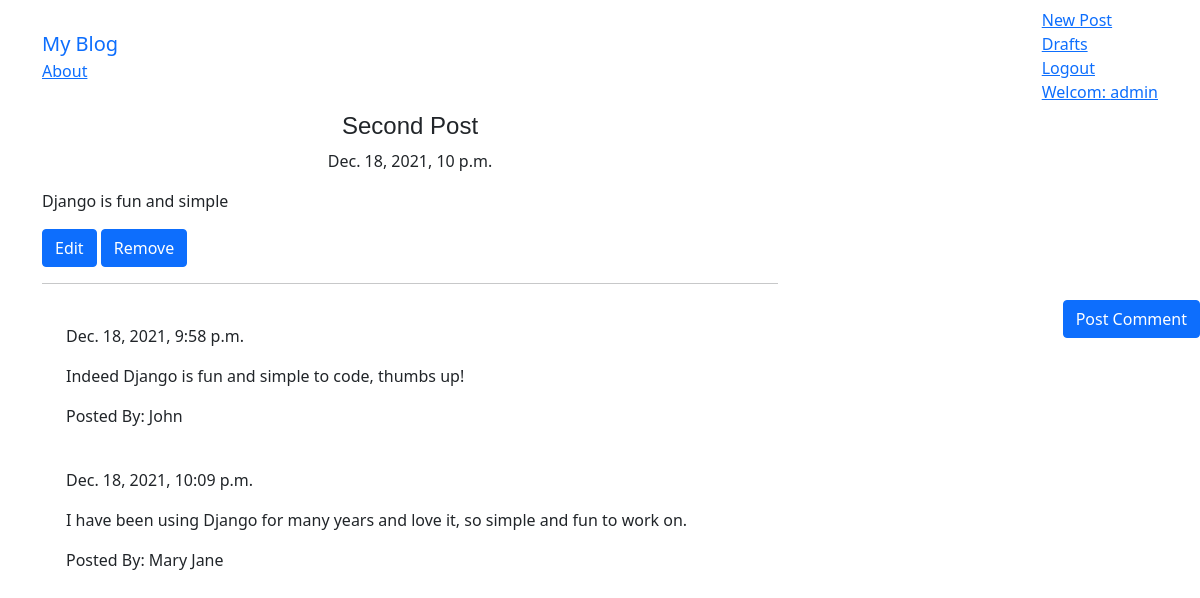
Screenshot of /blog/post/4 (signed in) with the database file from the repository.
### blog/models.py (models this page shows, shortened)
class Post(models.Model):
    author = models.ForeignKey('auth.User', on_delete=models.CASCADE)
    title = models.CharField(max_length=256)
    text = models.TextField()
    created_date = models.DateTimeField(default=timezone.now())
    published_date = models.DateTimeField(blank=True, null=True)

class Comment(models.Model):
    post = models.ForeignKey('blog.Post', related_name='comments', on_delete=CASCADE)
    author = models.CharField(max_length=200)
    text = models.TextField()
    created_date = models.DateTimeField(default=timezone.now())
    approved_comment = models.BooleanField(default=False)

### blog/views.py (the view)
# urls.py: re_path('post/(?P<pk>\d+)$', views.PostDetailView.as_view(), name='post_detail'),
class PostDetailView(DetailView):
    model = Post

### blog/templates/blog/post_detail.html (shortened to what this page needs)
{% extends 'blog/base.html' %}
{% block content %}
<h1 class="posttitle loader">{{ post.title}} </h1>
{% if post.published_date %}
<div class="date postdate">
    {{ post.published_date }}
</div>
{% else %}
<a class="btn btn-primary" href="{% url 'post_publish' pk=post.pk %}">Publish</a>
{% endif %}
<p class="postcontent">{{ post.text |safe|linebreaks}}</p>
{% if user.is_authenticated %}
<a href="{% url 'post_edit' pk=post.pk %}" class="btn btn-primary"><span class="glyphicon glyphicon-pencil">Edit</span></a>
<a href="{% url 'post_remove' pk=post.pk %}" class="btn btn-primary"><span
        class="glyphicon glyphicon-remove">Remove</span></a>
{% endif %}
<hr>
<a href="{% url 'add_comment_to_post' pk=post.pk %}" class="btn btn-primary btn-comment">Post Comment</a>
<div class="container">
    {% for comment in post.comments.all %}
    <br>
    {% if user.is_authenticated or comment.approved_comment %}
    {{ comment.created_date }}
    <p>{{comment.text | safe | linebreaks }}</p>
    <p>Posted By: {{ comment.author }}</p>
    {% endif %}
    {% empty %}
    <p>No Comments!</p>
    {% endfor %}
</div>
{% endblock %}

### blog/templates/blog/base.html (shortened to what this page needs)
<!DOCTYPE html>
{% load static %}
<html lang="en">
<head>
    <link href="https://cdn.jsdelivr.net/npm/bootstrap@5.1.3/dist/css/bootstrap.min.css" rel="stylesheet"
>
    <link rel="stylesheet" href="//cdn.jsdelivr.net/npm/medium-editor@latest/dist/css/medium-editor.min.css"
        type="text/css" media="screen" charset="utf-8">
    <link rel="stylesheet" href="{% static 'css/blog.css' %}">
</head>
<body>
    <nav class="navbar navbar-default custom-navbar">
        <div class="container">
            <ul class="nav navbar-nav">
                <li><a href="{% url 'post_list' %}" class="navbar-brand">My Blog</a></li>
                <li><a href="{% url 'about' %}" class="navbar-link">About</a></li>
            </ul>
            <ul class="nav navbar-nav navbar-right">
                {% if user.is_authenticated %}
                <li>
                    <a href="{% url 'post_new' %}">New Post</a>
                </li>
                <li>
                    <a href="{% url 'post_draft_list' %}">Drafts</a>
                </li>
                <li>
                    <a href="{% url 'logout' %}">Logout</a>
                </li>
                <li>
                    <a href="">Welcom: {{ user.username }}</a>
                </li>
                {% else %}
                <li><a href="{% url 'login' %}" class="nav navbar-right"><span
                            class="glyphicon glyphicon-user"></span></a></li>
                {% endif %}
            </ul>
        </div>
    </nav>
    <div class="content container">
        <div class="row">
            <div class="col-md-8">
                <div class="blog_posts">
                    {% block content %}
                    {% endblock %}
                </div>
            </div>
        </div>
    </div>
</body>
</html>

### blog/static/css/blog.css (style rules this page uses)
.postdate { text-align: center; }
.posttitle { font-family:'Gill Sans', 'Gill Sans MT', Calibri, 'Trebuchet MS', sans-serif; font-size: 1.5em; text-align: center; }
.postcontent { font-family: 'Gill Sans', 'Gill Sans MT', Calibri, 'Trebuchet MS', sans-serif; font-size: 1.5em; }
.btn-comment { position: absolute; right:0px; }

### rows the page displays
Post: title "Second Post", published_date "Dec. 18, 2021, 10 p.m.", text "Django is fun and simple"
Comment: created_date "Dec. 18, 2021, 9:58 p.m.", text "Indeed Django is fun and simple to code, thumbs up!", author "John"
Comment: created_date "Dec. 18, 2021, 10:09 p.m.", text "I have been using Django for many years and love it, so simple and fun to work on.", author "Mary Jane"

### other values shown
{{ user.username }} "admin"
